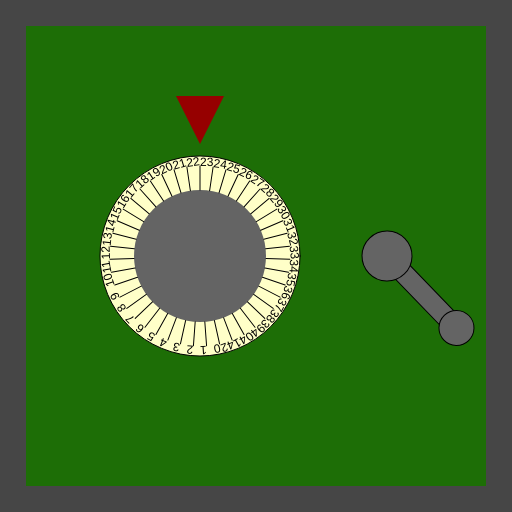
Frame 1 (no input)
Frame 60 (no input): identical to frame 1, image omitted
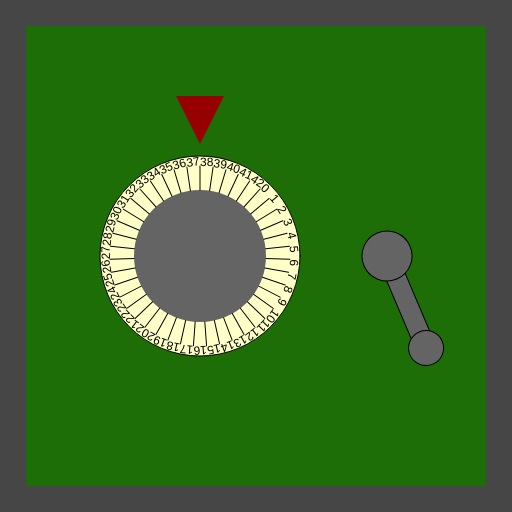
Frame 120 (the mouse pressed at the canvas centre since frame 60)

The p5.js sketch that drew these frames (run headless with seeded random() and noise() and a simulated clock; from frame 60 on, the mouse is pressed at the canvas centre):

// p5.js sketch
// ── sketch.js
/*

Officer: 3698339
CaseNum: 303-0-32652779-3698339

Case 303 - The Case of the Crooked Attorney
Stage 1 - Torvalds' Office

District Attorney Torvalds is well respected in Console City as an upstanding citizen and
enforcer of the law. Of course he’s as crooked as they come. I’ve had enough of having our
hard work at Sleuth and Co undermined by his bribes and back-payments. Let’s take take this
sucker down. I happen to know that Torvalds keeps his incriminating documents spread amongst
several safes in town. I’ll need you to bend the rules a little by breaking into them and
retrieving the incriminating evidence.

The first safe is in Torvald’s office. Crack it by doing the following:

	Whilst the mouse is moving:
	- Make classified_safe_combA equal to 23

	Whilst the mouse is being dragged:
	- Make classified_safe_combA equal to 7

	When the mouse button is pressed:
	- Make classified_safe_combA equal to 38

	When the mouse button is released:
	- Make classified_safe_combA equal to 34

	When the mouse button is released:
	- Make classified_safe_combB equal to 77

	Whilst the mouse is moving:
	- Make classified_safe_combB equal to 44

	Whilst the mouse is being dragged:
	- Make classified_safe_combB equal to 27

	When the mouse button is pressed:
	- Make classified_safe_combB equal to 23



There are many possible ways of investigating this case, but you
should use ONLY the following commands:

	- The assignment operator aka. the equals sign !

*/

//declare the variables

var classified_safe_combA;
var classified_safe_combB;


function preload()
{
	//IMAGES WILL BE LOADED HERE

}

function setup()
{
	createCanvas(512,512);

	//initialise the variables
	classified_safe_combA = 0;
	classified_safe_combB = 0;

}

///////////////////EVENT HANDLERS///////////////////

//Add your code to these events to open the safe ...

function mouseMoved()
{
	console.log("mouseMoved", mouseX, mouseY);
    classified_safe_combA = 23;
	classified_safe_combB = 44;
}

function mouseDragged()
{
	console.log("mouseDragged", mouseX, mouseY);
    classified_safe_combA = 7;
	classified_safe_combB = 27;
}

function mousePressed()
{
	console.log("mousePressed");
    classified_safe_combA = 38;
	classified_safe_combB = 23;
}

function mouseReleased()
{
	console.log("mouseReleased");
    classified_safe_combA = 34;
	classified_safe_combB = 77;
}

function keyPressed()
{
	console.log("keyPressed", key);
}

function keyReleased()
{
	console.log("keyReleased", key);
}

///////////////DO NOT CHANGE CODE BELOW THIS POINT///////////////////

function draw()
{


	//Draw the safe door
	background(70);
	noStroke();
	fill(29,110,6);
	rect(26,26,width-52,width-52);

	//Draw the combination dial
	push();
	translate(200,height/2);
	drawDial(200, classified_safe_combA, 43);
	pop();

	//Draw the lever
	push();
	translate(width - 125,256);
	drawLever(classified_safe_combB);
	pop();

}

function drawDial(diameter,num,maxNum)
{
	//the combination lock

	var r = diameter * 0.5;
	var p = r * 0.6;

	stroke(0);
	fill(255,255,200);
	ellipse(0,0,diameter,diameter);
	fill(100);
	noStroke();
	ellipse(0,0,diameter*0.66,diameter*0.66);
	fill(150,0,0);
	triangle(
		-p * 0.4,-r-p,
		p * 0.4,-r-p,
		0,-r-p/5
	);

	noStroke();

	push();
	var inc = 360/maxNum;

	rotate(radians(-num * inc));
	for(var i = 0; i < maxNum; i++)
	{
		push();
		rotate(radians(i * inc));
		stroke(0);
		line(0,-r*0.66,0,-(r-10));
		noStroke();
		fill(0);
		text(i,0,-(r-10));
		pop();
	}

	pop();
}

function drawLever(rot)
{
	push();
	rotate(radians(-rot))
	stroke(0);
	fill(100);
	rect(-10,0,20,100);
	ellipse(0,0,50,50);
	ellipse(0,100,35,35);
	pop();
}
